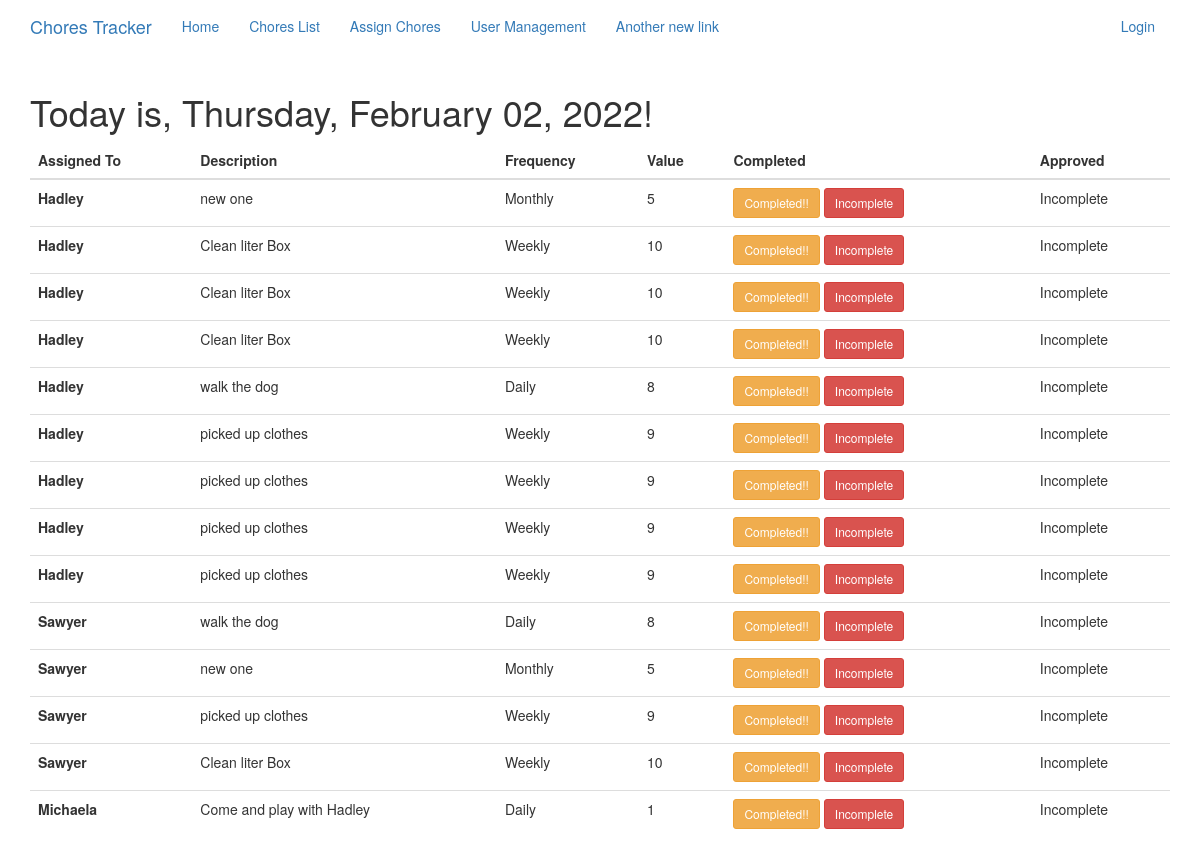
/index, run on the app's committed database.
### app/models.py (models this page shows, shortened)
class ChoreProgress(db.Model):
    id = db.Column(db.Integer, primary_key=True)
    chore_id = db.Column(db.Integer)
    status = db.Column(db.String(10))  # Complete, Incomplete, Pending, Expired
    assigned_user = db.Column(db.Integer)
    description = db.Column(db.String(128))
    due_date = db.Column(db.DateTime)  # based on the chore occurrence
    value = db.Column(db.Integer)
    occurrence = db.Column(db.String(10))

### app/routes.py (the view)
@app.route('/')
@app.route('/index')
def index():
    choreprogress = ChoreProgress.query.all()
    current_date = datetime.now().strftime('%A, %B %m, %Y')
    print(current_date)
    print(datetime.now())
    return render_template('index.html', title='Home', chores=choreprogress, date=current_date)

### app/templates/index.html
{% extends 'base.html' %}
{% block app_content %}
        <h1>
            Today is, {{ date }}!</h1>
        <table id="choreassignments" class="table">
          <thead>
            <tr>
              <th scope="col">Assigned To</th>
              <th scope="col">Description</th>
              <th scope="col">Frequency</th>
              <th scope="col">Value</th>
              <th scope="col">Completed</th>
              <th scope="col">Approved</th>
            </tr>
          </thead>
          <tbody>
            {% for chore in chores %}
            <tr id="{{ chore.id }}">
                <th scope="row">{{ chore.assigned_user }} </th>
                <td id="desc">{{ chore.description }}</td>
                <td id="occr">{{ chore.occurrence }}</td>
                <td id="by">{{ chore.value }}</td>
                <td>
                    <a  href="/chore_progress/{{ chore.id }}/completed"
                                                        class="btn btn-warning btn-edit btn-sm">Completed!!</a>
                    <a  href="/chore_progress/{{ chore.id }}/approvetoggle"
                                                        class="btn btn-danger btn-delete btn-sm">Incomplete</a>
                </td>
                <td> {{ chore.status }}</td>
            </tr>
            {% endfor %}
          </tbody>
            </table>
{% endblock %}

### data on the page
ChoreProgress: assigned_user "Hadley", description "new one", occurrence "Monthly", value "5", status "Incomplete"
ChoreProgress: assigned_user "Hadley", description "Clean liter Box", occurrence "Weekly", value "10", status "Incomplete"
ChoreProgress: assigned_user "Hadley", description "Clean liter Box", occurrence "Weekly", value "10", status "Incomplete"
ChoreProgress: assigned_user "Hadley", description "Clean liter Box", occurrence "Weekly", value "10", status "Incomplete"
ChoreProgress: assigned_user "Hadley", description "walk the dog", occurrence "Daily", value "8", status "Incomplete"
ChoreProgress: assigned_user "Hadley", description "picked up clothes", occurrence "Weekly", value "9", status "Incomplete"
ChoreProgress: assigned_user "Hadley", description "picked up clothes", occurrence "Weekly", value "9", status "Incomplete"
ChoreProgress: assigned_user "Hadley", description "picked up clothes", occurrence "Weekly", value "9", status "Incomplete"
ChoreProgress: assigned_user "Hadley", description "picked up clothes", occurrence "Weekly", value "9", status "Incomplete"
ChoreProgress: assigned_user "Sawyer", description "walk the dog", occurrence "Daily", value "8", status "Incomplete"
ChoreProgress: assigned_user "Sawyer", description "new one", occurrence "Monthly", value "5", status "Incomplete"
ChoreProgress: assigned_user "Sawyer", description "picked up clothes", occurrence "Weekly", value "9", status "Incomplete"
ChoreProgress: assigned_user "Sawyer", description "Clean liter Box", occurrence "Weekly", value "10", status "Incomplete"
ChoreProgress: assigned_user "Michaela", description "Come and play with Hadley", occurrence "Daily", value "1", status "Incomplete"
